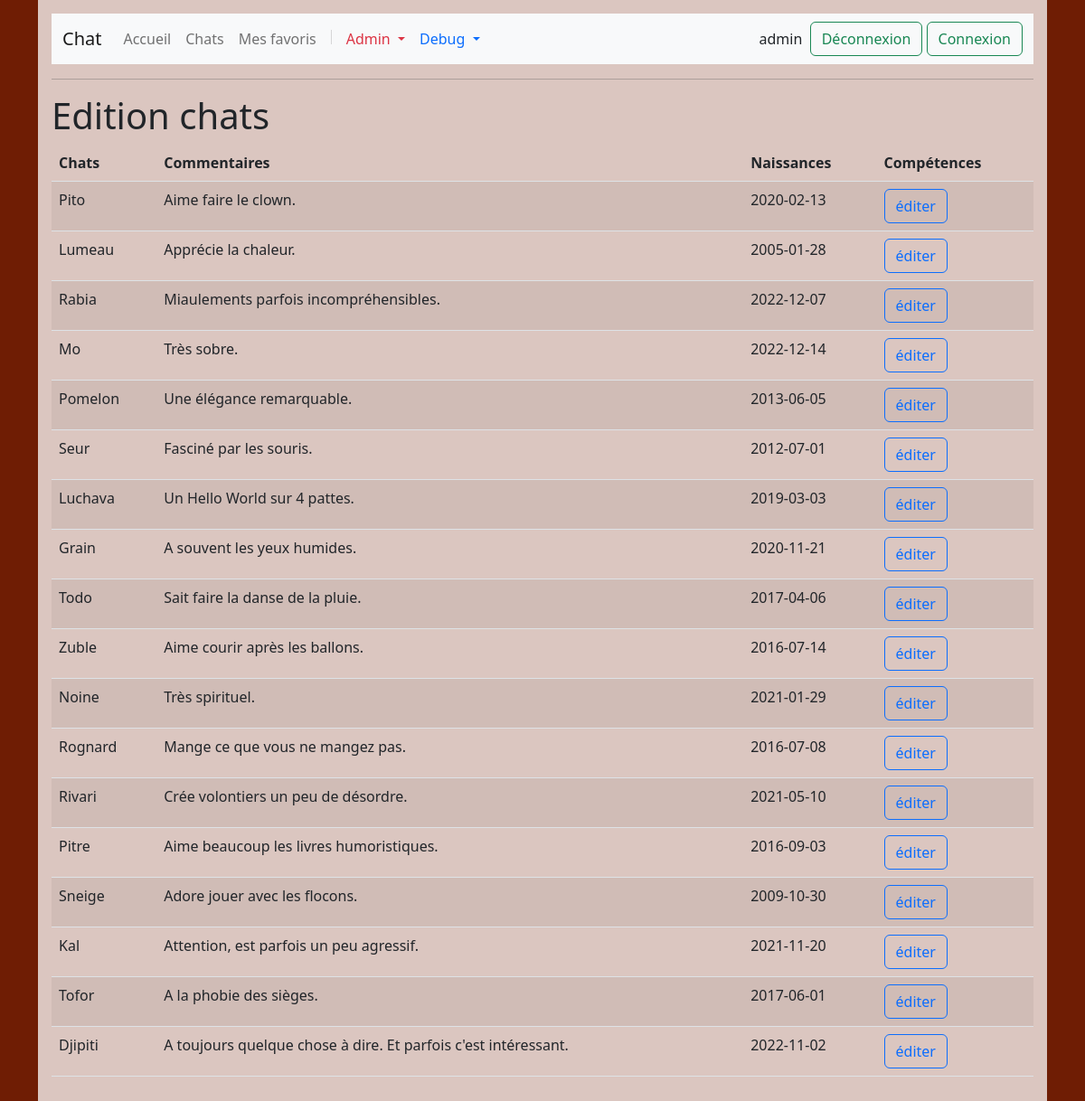
Page /pageEditerChats.php (signed in) on the committed database.
### tables this page shows
CREATE TABLE fa_chat(
   id INT AUTO_INCREMENT,
   nom VARCHAR(50) NOT NULL,
   dateNaissance DATE,
   commentaire VARCHAR(300),
   image varchar(50) default 'chat-noir.png',
   adoptable tinyint default 1,
   PRIMARY KEY(id)
);

### pageEditerChats.php (the view, shortened to what this page needs)
<?php
    require_once 'base/connexion.php';
    $txt = "select * from fa_chat";
    $req = $pdo->prepare($txt);
    $req->execute();
    $tabChats = $req->fetchAll();
?>
<!DOCTYPE html>
<html lang="fr">
<head>
    <link href="css/bootstrap.min.css" rel="stylesheet">
    <link href="css/chats.css" rel="stylesheet">
</head>
<body class="container fondPageAdmin">
    <div class="contenuPage">
    <?php include_once "navBar.php"; ?>
    <h1>Edition chats</h1>
    <table class="table table-striped">
        <thead>
            <tr>
                <th>Chats</th>
                <th>Commentaires</th>
                <th>Naissances</th>
                <th>Compétences</th>
            </tr>
        </thead>
        <tbody>
            <?php
                foreach($tabChats as $ligne){
                    echo "<tr>";
                    echo "<td id='nom_{$ligne["id"]}'>{$ligne["nom"]}</td>";
                    echo "<td id='comm_{$ligne["id"]}'>{$ligne["commentaire"]}</td>";
                    echo "<td id='dateN_{$ligne["id"]}'>{$ligne["dateNaissance"]}</td>";
                    echo "<td><button class='btn btn-outline-primary' onclick='ouvrirModale({$ligne["id"]})'>éditer</button></td>";
                    echo "</tr>";
                }
            ?>
        </tbody>
    </table>
    </div>
</body>
</html>

### css/chats.css (style rules this page uses)
.fondPageAdmin { background-color: rgb(111, 29, 4); }
.contenuPage { padding:15px; background-color: rgba(255,255,255,0.75); min-height: 450px;; }

### rows in the picture
fa_chat: nom "Pito", commentaire "Aime faire le clown.", dateNaissance "2020-02-13"
fa_chat: nom "Lumeau", commentaire "Apprécie la chaleur.", dateNaissance "2005-01-28"
fa_chat: nom "Rabia", commentaire "Miaulements parfois incompréhensibles.", dateNaissance "2022-12-07"
fa_chat: nom "Mo", commentaire "Très sobre.", dateNaissance "2022-12-14"
fa_chat: nom "Pomelon", commentaire "Une élégance remarquable.", dateNaissance "2013-06-05"
fa_chat: nom "Seur", commentaire "Fasciné par les souris.", dateNaissance "2012-07-01"
fa_chat: nom "Luchava", commentaire "Un Hello World sur 4 pattes.", dateNaissance "2019-03-03"
fa_chat: nom "Grain", commentaire "A souvent les yeux humides.", dateNaissance "2020-11-21"
fa_chat: nom "Todo", commentaire "Sait faire la danse de la pluie.", dateNaissance "2017-04-06"
fa_chat: nom "Zuble", commentaire "Aime courir après les ballons.", dateNaissance "2016-07-14"
fa_chat: nom "Noine", commentaire "Très spirituel.", dateNaissance "2021-01-29"
fa_chat: nom "Rognard", commentaire "Mange ce que vous ne mangez pas.", dateNaissance "2016-07-08"
fa_chat: nom "Rivari", commentaire "Crée volontiers un peu de désordre.", dateNaissance "2021-05-10"
fa_chat: nom "Pitre", commentaire "Aime beaucoup les livres humoristiques.", dateNaissance "2016-09-03"
fa_chat: nom "Sneige", commentaire "Adore jouer avec les flocons.", dateNaissance "2009-10-30"
fa_chat: nom "Kal", commentaire "Attention, est parfois un peu agressif.", dateNaissance "2021-11-20"
fa_chat: nom "Tofor", commentaire "A la phobie des sièges.", dateNaissance "2017-06-01"
fa_chat: nom "Djipiti", commentaire "A toujours quelque chose à dire. Et parfois c'est intéressant.", dateNaissance "2022-11-02"

### other values in the picture
$_SESSION["user"] "admin"
